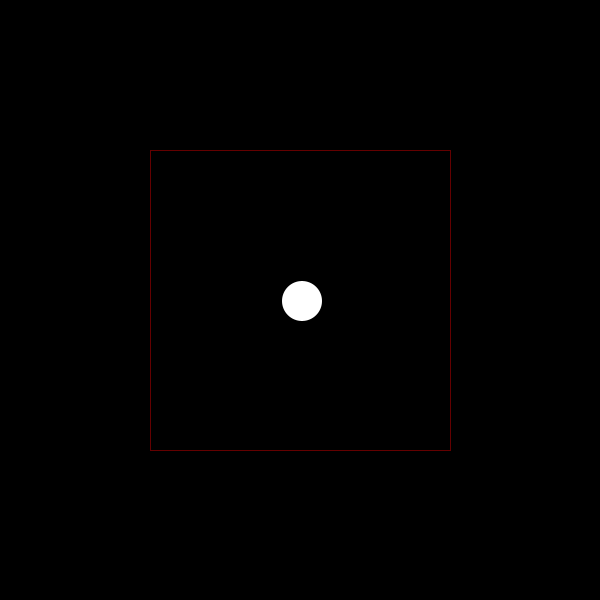
Frame 1 (no input)
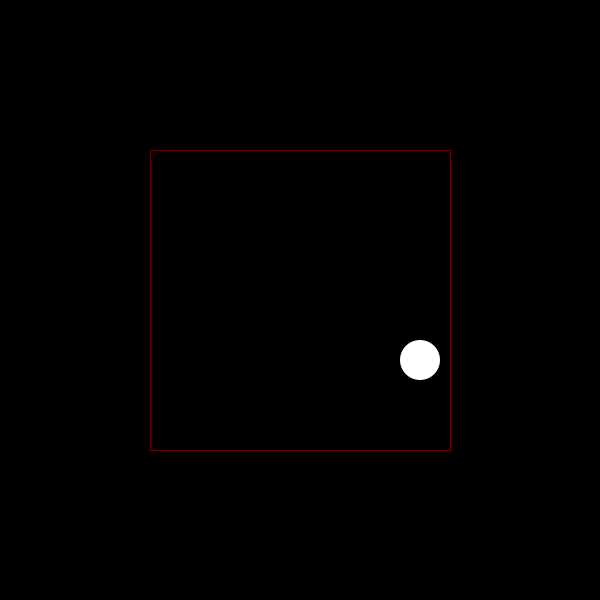
Frame 60 (the mouse pressed at the canvas centre just before this capture)
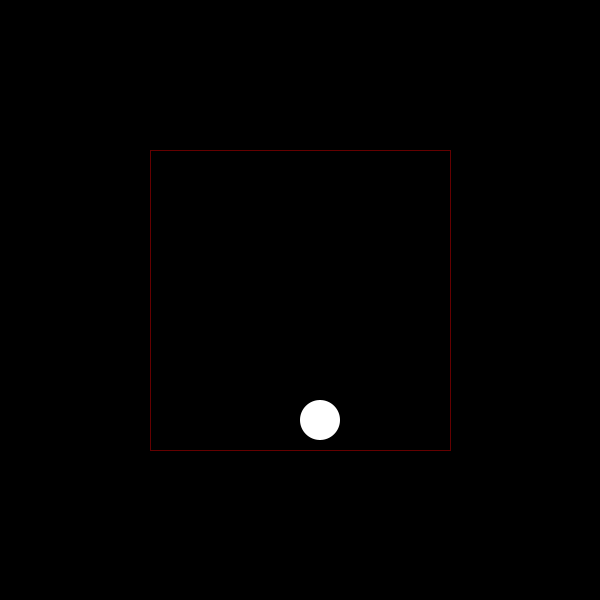
Frame 120 (the mouse held since frame 60 and released just before this capture)

The Processing sketch that drew these frames (run headless with seeded random() and noise(); from frame 60 on, the mouse is pressed at the canvas centre):

// Processing sketch: processing_170020
// ── processing_170020.pde

float posX, posY, dirX, dirY;
int tam;


void setup() {
  size(600, 600);  
  posX=width/2;
  posY=height/2;
  tam=20;
  dirX=2;
  dirY=1;

}

void draw() {
  background(0);

  noFill();
  stroke(100, 0, 0);
  rect(width/4, height/4, width/2, height/2);


  posX=posX+dirX;
  posY=posY+dirY;
  
 

  if ((posX<=width/4+tam) || (posX>=width/4*3-tam)) {
    dirX=-dirX;
  }
  
  
  

  if ((posY<height/4+tam) || (posY>=height/4*3-tam)) {
    dirY=-dirY;
  }

  if (posX>=width/2) {

    fill(255);
    noStroke();
    ellipse(posX, posY, tam*2, tam*2);
  }
  else {


    fill(255);
    noStroke();
    rect(posX-tam, posY-tam, tam*2, tam*2);
  }
}
